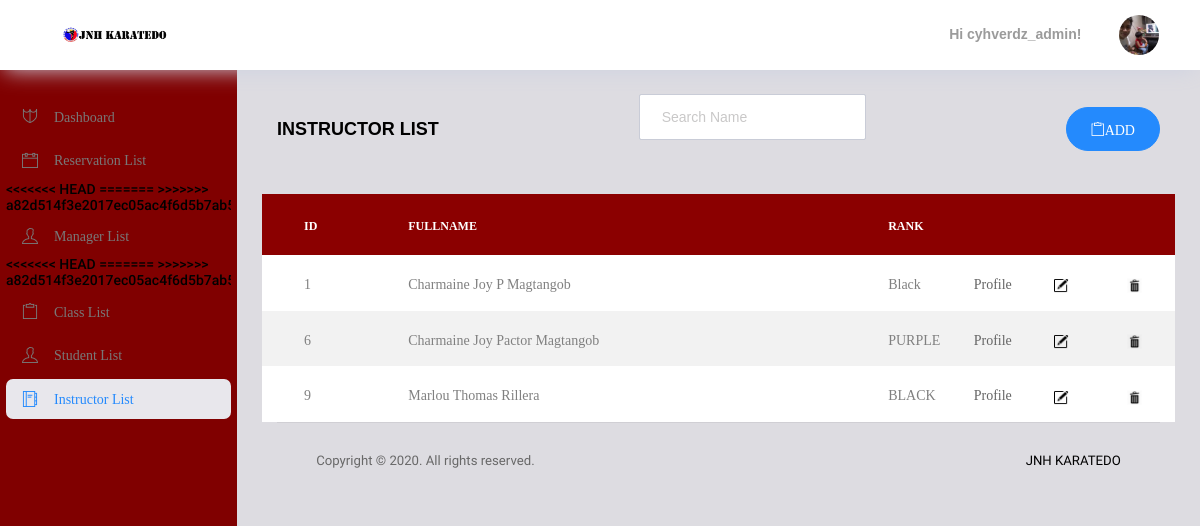
/admininstructor.php (signed in), run on the app's committed database.
### tables this page shows
CREATE TABLE `tblinstructor_info` (
  `Instructor_Id` int(10) NOT NULL,
  `Rank` varchar(10) NOT NULL,
  `Name` varchar(50) NOT NULL,
  `Address` varchar(100) NOT NULL,
  `Birthday` date NOT NULL,
  `Age` int(5) NOT NULL,
  `Gender` varchar(10) NOT NULL,
  `Contact_No` bigint(20) NOT NULL,
  `Email` varchar(50) NOT NULL,
  `image` varchar(255) NOT NULL
);

### admininstructor.php (the view, shortened to what this page needs)
<!DOCTYPE html>
<html lang="en">
<head>
  <link rel="stylesheet" href="vendors/ti-icons/css/themify-icons.css">
  <link rel="stylesheet" href="vendors/base/vendor.bundle.base.css">
  <link rel="stylesheet" href="css/style.css">
</head>
<body>
  <?php include'_navbar.php'; ?>
   <div class="main-panel">
        <div class="content-wrapper">
          <div class="row">
            <div class="col-md-12 grid-margin">
              <div class="d-flex justify-content-between align-items-center">
                <div>
                  <h4 class="font-weight-bold mb-0">INSTRUCTOR LIST</h4>
                </div>
                <div class="container-search">
                  <form method="POST" action="admininstructor.php" class="form-group">
                    <input type="search" name="search" placeholder="Search Name" class="form-control form-contro-sm">
                  </form>
                </div>
                <div>
                    <a class="ti-clipboard btn-icon-prepend btn btn-primary btn-icon-text btn-rounded" href="add.php?add=true&instructor=true">ADD
                    </a>
                </div>
              </div>
            </div>
          </div>
<div class="row">
<?php
require_once('connection.php');
if (isset($_POST['search'])) {
$search=$_POST['search'];
$search=preg_replace("#[^0-9a-z]#i"," ",$search);
$query = "SELECT * FROM tblinstructor_info WHERE Name LIKE '%$search%'";
$result = mysqli_query($con,$query);
}else{
$query = "SELECT * FROM tblinstructor_info";
$result = mysqli_query($con,$query);
}
if(mysqli_num_rows($result) > 0){
?>
                <div class="table100 ver5 m-b-110" style="align-self: center;">
                    <table data-vertable="ver5">
                        <thead>
                            <tr class="row100 head">
                                <th class="column100 column1" data-column="column1">Id</th>
                                <th class="column100 column2" data-column="column2">Fullname</th>
                                <th class="column100 column3" data-column="column3">Rank</th>
                                <th class="column100 column4" data-column="column4"></th>
                                <th class="column100 column5" data-column="column5"></th>
                                <th class="column100 column6" data-column="column6"></th>
                            </tr>
                        </thead>
                        <tbody>
    <?php
    while($rows=mysqli_fetch_assoc($result)){
    ?>
            <tr class="row100">
                <td class="column100 column1" data-column="column1"><?php echo $rows["Instructor_Id"] ?></td>
                <td class="column100 column2" data-column="column2"><?php echo $rows["Name"]?></td>
                 <td class="column100 column3" data-column="column3"><?php echo $rows["Rank"]?></td>
                <td class="column100 column4" data-column="column4">
                  <button name="btnprofile" id="btnprofile" class="btn-icon-text">
                    <a href="instructorprofile.php?id=<?php echo $rows['Instructor_Id']?>">Profile
                  </button>
                </td>
                <td class="column100 column5" data-column="column5">
                   <a name="btnedit2" id="btnedit2" class="btn-icon-prepend" href="add.php?edit2=<?php echo $rows['Instructor_Id']?>&instructor=true&add=true;">
                   <img src="images/icons/editicon.png" style="height: :9px;width:15px;"> </a>
               </td>
                 <td class="column100 column6" data-column="column6">
                    <a name="btndelete" id="btndelete" class="btn-icon-prepend" href="process.php?delete=<?php echo $rows['Instructor_Id']?>">
                     <img src="images/icons/deleteicon.png"  style="height: :9px;width:15px;">
                </td>
            </tr>
    <?php } ?>
              </tbody>
                    </table>
                </div>
<?php }else {
    echo "No Record Found!!";
}
?>
          </div>
   <?php include'_footer.php'; ?>
      </div>
    </div>
  </div>
</body>
</html>

### data on the page
tblinstructor_info: Instructor_Id "1", Name "Charmaine Joy P Magtangob", Rank "Black"
tblinstructor_info: Instructor_Id "6", Name "Charmaine Joy Pactor Magtangob", Rank "PURPLE"
tblinstructor_info: Instructor_Id "9", Name "Marlou Thomas Rillera", Rank "BLACK"

### other printed values
$_SESSION['username'] "cyhverdz_admin"
